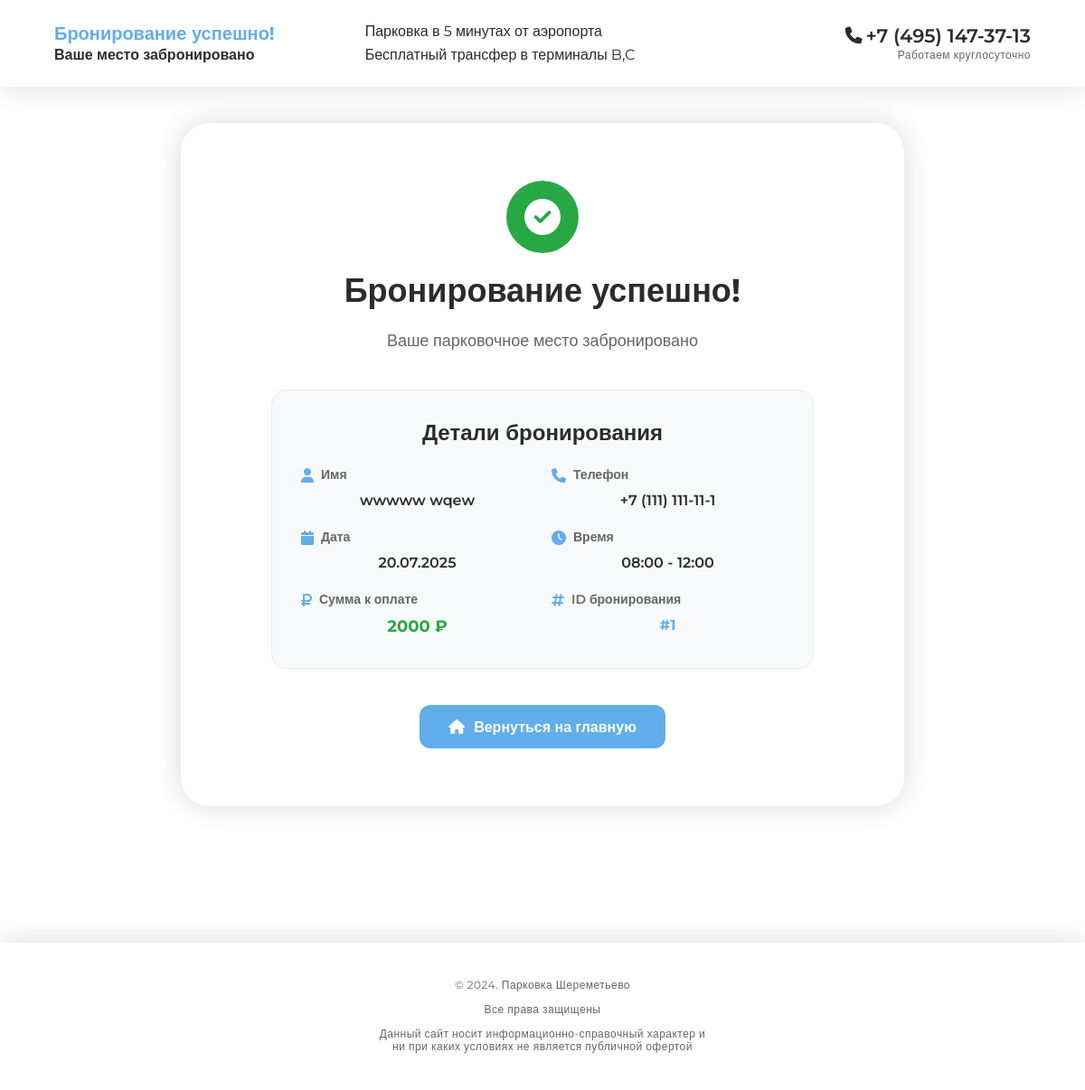
Before: /success/1 with the older database file.
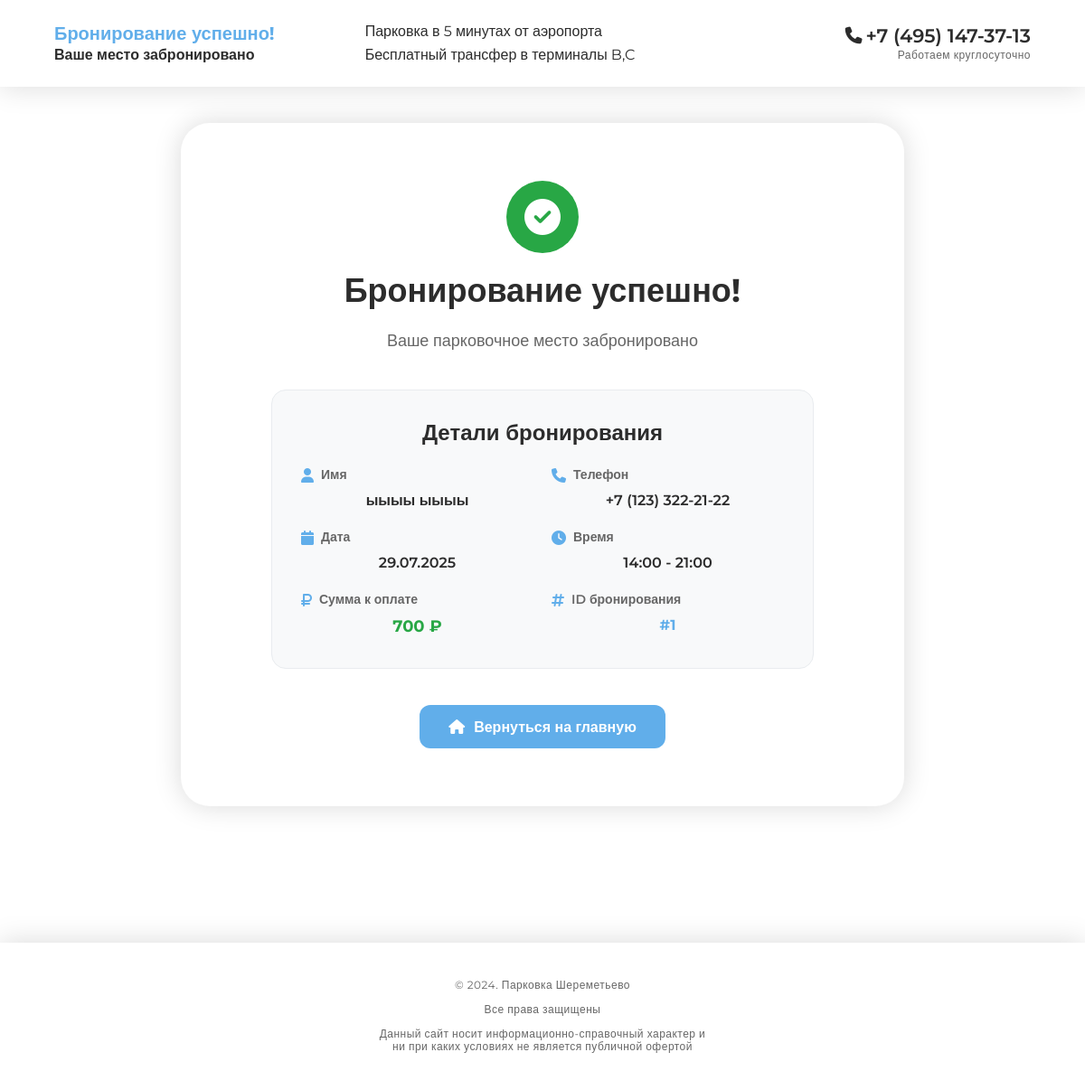
After: the same page with the newer database file.
### models.py (models this page shows, shortened)
class Booking(db.Model):
    id = db.Column(db.Integer, primary_key=True)
    first_name = db.Column(db.String(100), nullable=False)
    last_name = db.Column(db.String(100), nullable=False)
    phone = db.Column(db.String(20), nullable=False)
    booking_date = db.Column(db.Date, nullable=False)
    booking_start_hour = db.Column(db.Integer, nullable=False)  # начало диапазона
    booking_end_hour = db.Column(db.Integer, nullable=False)    # конец диапазона
    total_amount = db.Column(db.Float, nullable=False)
    created_at = db.Column(db.DateTime, default=datetime.utcnow)
    updated_at = db.Column(db.DateTime, default=datetime.utcnow, onupdate=datetime.utcnow)

### routes.py (the view)
@app.route('/success/<int:booking_id>')
def success(booking_id=None):
    if booking_id:
        booking = Booking.query.get_or_404(booking_id)
    else:
        flash('Ошибка подтверждения бронирования', 'error')
        return redirect(url_for('index'))
    return render_template('success.html', booking=booking)

### templates/success.html (shortened to what this page needs)
{% extends "base.html" %}
{% block content %}
<div class="main-container">
  <header class="main-header">
    <div class="header-content">
      <div class="header-left">
        <div class="header-title">
          <h1>Бронирование успешно!</h1>
          <p>Ваше место забронировано</p>
        </div>
        <div class="header-info">
          <p>Парковка в 5 минутах от аэропорта</p>
          <p>Бесплатный трансфер в терминалы B,C</p>
        </div>
      </div>
      <div class="header-right">
        <div class="contact-info">
          <div class="phone-section">
            <i class="fas fa-phone"></i>
            <span>+7 (495) 147-37-13</span>
          </div>
          <p>Работаем круглосуточно</p>
        </div>
      </div>
    </div>
  </header>
  <div class="main-content">
    <div class="success-section">
      <div class="success-content">
        <div class="success-header">
          <div class="success-icon">
            <i class="fas fa-check-circle"></i>
          </div>
          <h2>Бронирование успешно!</h2>
          <p>Ваше парковочное место забронировано</p>
        </div>
        <div class="booking-details-card">
          <h3>Детали бронирования</h3>
          <div class="details-grid">
            <div class="detail-item">
              <div class="detail-label">
                <i class="fas fa-user"></i>
                <span>Имя</span>
              </div>
              <div class="detail-value">
                {{ booking.first_name }} {{ booking.last_name }}
              </div>
            </div>
            <div class="detail-item">
              <div class="detail-label">
                <i class="fas fa-phone"></i>
                <span>Телефон</span>
              </div>
              <div class="detail-value">
                {{ booking.phone }}
              </div>
            </div>
            <div class="detail-item">
              <div class="detail-label">
                <i class="fas fa-calendar"></i>
                <span>Дата</span>
              </div>
              <div class="detail-value">
                {{ booking.booking_date.strftime('%d.%m.%Y') }}
              </div>
            </div>
            <div class="detail-item">
              <div class="detail-label">
                <i class="fas fa-clock"></i>
                <span>Время</span>
              </div>
              <div class="detail-value">
                {{ "%02d"|format(booking.booking_start_hour) }}:00 - {{ "%02d"|format(booking.booking_end_hour + 1) }}:00
              </div>
            </div>
            <div class="detail-item">
              <div class="detail-label">
                <i class="fas fa-ruble-sign"></i>
                <span>Сумма к оплате</span>
              </div>
              <div class="detail-value total-amount">
                {{ "%.0f"|format(booking.total_amount) }} ₽
              </div>
            </div>
            <div class="detail-item">
              <div class="detail-label">
                <i class="fas fa-hashtag"></i>
                <span>ID бронирования</span>
              </div>
              <div class="detail-value booking-id">
                #{{ booking.id }}
              </div>
            </div>
          </div>
        </div>
        <div class="action-buttons">
          <a href="{{ url_for('index') }}" class="btn-primary">
            <i class="fas fa-home"></i>
            <span>Вернуться на главную</span>
          </a>
        </div>
      </div>
    </div>
  </div>
  <footer>
    <div class="container">
      <p>© 2024. Парковка Шереметьево</p>
      <p>Все права защищены</p>
      <p>Данный сайт носит информационно-справочный характер и ни при каких условиях не является публичной офертой</p>
    </div>
  </footer>
</div>
{% endblock %}

Changed rows visible on the page:
changed Booking id 1: first_name "wwwww" → "ыыыы"; last_name "wqew" → "ыыыы"; phone "+7 (111) 111-11-1" → "+7 (123) 322-21-22"; booking_date "20.07.2025" → "29.07.2025"; booking_start_hour "08" → "14"; booking.booking_end_hour+1 "12" → "21"; total_amount "2000" → "700"
